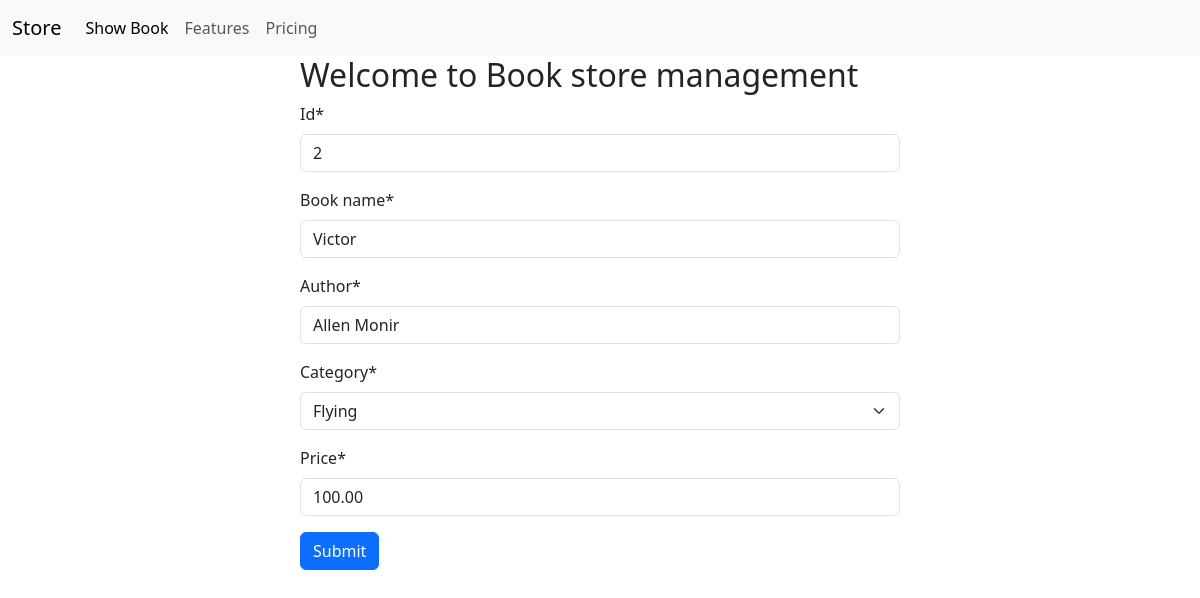
The page /edit_book/2 on the database its author committed.
### book_store/models.py (models this page shows, shortened)
class bookModel(models.Model):
    type = (
        ('Mystery', 'Mystery'),
        ('Thriller', 'Thriller'),
        ('Flying', 'Flying'),
        ('Horror', 'Horror'),
    )
    id = models.IntegerField(primary_key=True)
    book_name = models.CharField(max_length=30)
    author = models.CharField(max_length=30)
    category = models.CharField(max_length=30, choices=type)
    first_publish = models.DateTimeField(auto_now_add=True)
    last_publish = models.DateTimeField(auto_now=True)
    price = models.DecimalField(max_digits=10, decimal_places=2)

### book_store/views.py (the view)
# urls.py: path('edit_book/<int:id>', views.edit_book, name='edit_book'),
def edit_book(request, id):
    book = bookModel.objects.get(pk=id)
    form = bookForm(instance=book)
    if request.method == 'POST':
        form = bookForm(request.POST, instance=book)
        if form.is_valid():
            form.save()
            return redirect('show_book')
    return render(request, 'store.html', {'form': form})

### book_store/forms.py
class bookForm(forms.ModelForm):
    class Meta:
        model = bookModel
        exclude = ['first_publish', 'last_publish']

### book_store/templates/store.html (shortened to what this page needs)
{% extends 'base.html' %}
{% block content %}
 	{% load crispy_forms_tags %}
   <div class="w-50 mx-auto">
	   <h2>Welcome to Book store management</h2>
	   <form method="post" >
		    {{form|crispy }}
		   <input type="submit" class="btn btn-primary">
	   </form>
   </div>
{% endblock %}

### rows shown on the page
bookModel: id "2", book_name "Victor", author "Allen Monir", category "Flying", price "100.00"
